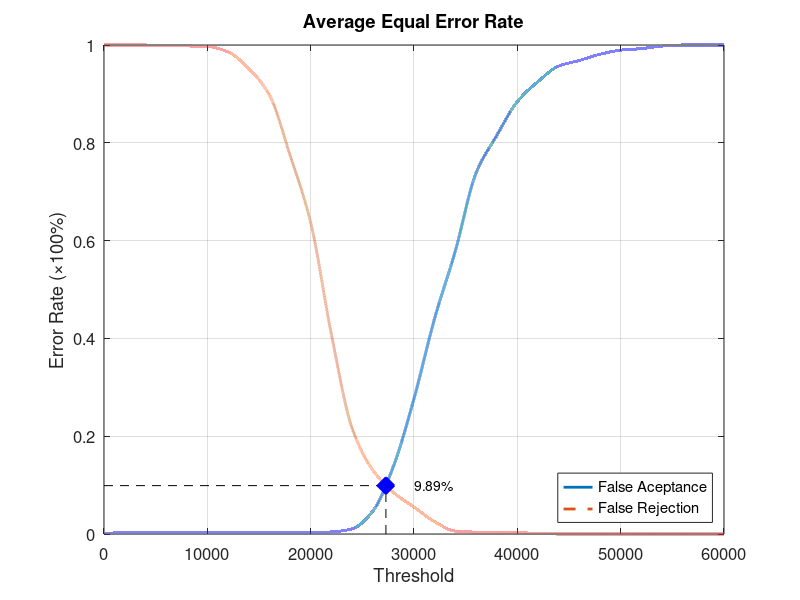
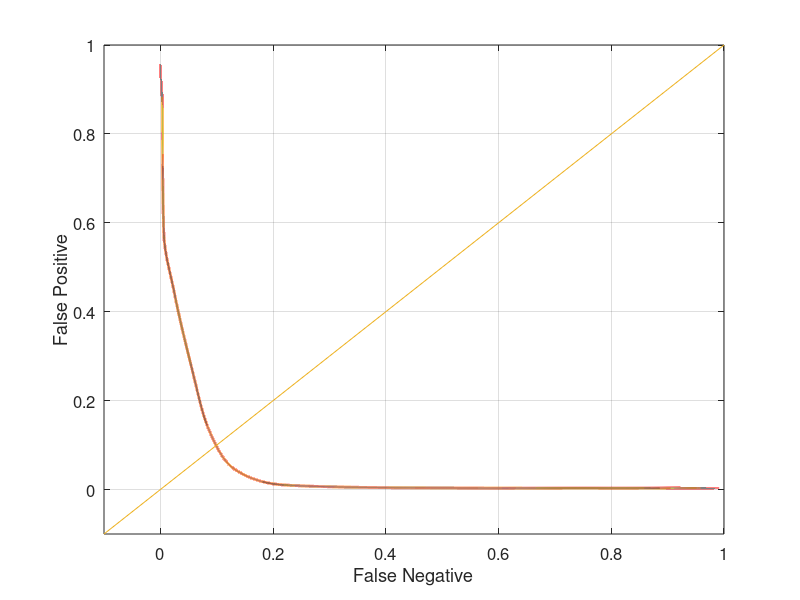

Write MATLAB code to recreate these figures, in order.
function yEER = Database4Average
close all;
clear;
clc;
x = 0:2000:60000;
xq = 0:0.5:60000;

y0 = [0 0.0031579 0.0031579 0.0031579 0.0031579 0.0031579 0.0031579 0.0031579 0.0031579 0.0031579 0.0031579 0.00421053 0.0105263 0.0463158 0.137895 0.276842 0.441053 0.578947 0.737895 0.814737 0.884211 0.925263 0.956842 0.968421 0.981053 0.989474 0.992632 0.997895 1 1 1];
yy0 = interp1(x, y0, xq, 'pchip');
y1 = [1 1 1 0.998 0.998 0.997 0.986 0.952 0.898 0.775 0.637 0.409 0.217 0.131 0.085 0.055 0.025 0.006 0.004 0.004 0.003 0.001 0 0 0 0 0 0 0 0 0];
yy1 = interp1(x, y1, xq, 'pchip');

% Calculating EER: 
y2 = abs(y0 - y1);
find(y2 == min(y2))
yy2 = abs(yy0 - yy1);
xEER = find(yy2 == min(yy2));
xEERIndex = xq(xEER) % X-axis EER
yEER = yy0(xEER) % Y-axis EER

main = figure
plot(xq, yy0,'-','LineWidth', 2);	hold on
plot(xq, yy1,'--','LineWidth', 2);	hold on
plot([xEERIndex xEERIndex], [0 yEER], 'k--');	hold on
plot([0 xEERIndex], [yEER yEER], 'k--');	hold on
plot(xEERIndex, yEER, 'bx', 'LineWidth', 10);	hold on
text(xEERIndex + 10 * xEERIndex / 100, yEER, [num2str(round((10000 * yEER)) / 100) '%'])
legend('False Aceptance', 'False Rejection', 'Location', 'SouthEast')
xlabel('Threshold')
ylabel('Error Rate (\times100%)')
title('Average Equal Error Rate')
set(gca, 'FontSize', 12)
axis([0 60000 0 1])
grid on

print(main, 'Database4AverageMain', '-dpng');
FNRxFPR = figure('Color', [1 1 1]);
plot(yy1, yy0, '-', yy1, yy0, 'LineWidth', 2);
hold on
y = -0.1:0.1:1
plot(y, y); 
set(gca, 'FontSize', 12)
xlabel('False Negative')
ylabel('False Positive')
axis([-0.1 1 -0.1 1])
set(gca, 'FontSize', 12)
grid on

print(FNRxFPR, 'Database4AverageFNRxFPR','-dpng');
end
